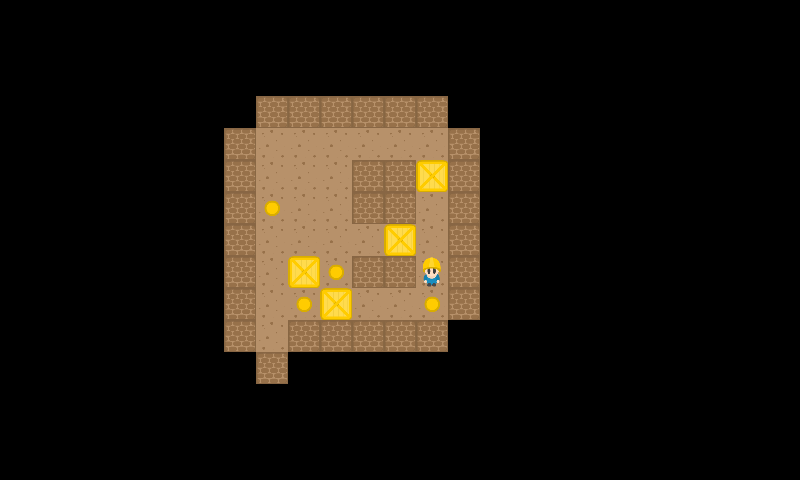

A 2D game scene composited from a Tiled map and its tileset images. What follows is a short description and the map's XML, with each tile layer's data collapsed to a summary:
An orthogonal 25x15 tile map with 32x32 px tiles, 2 tile layers (StaticMap, Objetos).

<map version="1.0" orientation="orthogonal" renderorder="right-down" width="25" height="15" tilewidth="32" tileheight="32">
 <tileset firstgid="1" source="Tileset.tsx" />
 <layer name="StaticMap" width="25" height="15">
  <data>[375 cells, 62 non-empty, 2 distinct tile ids]</data>
 </layer>
 <layer name="Objetos" width="25" height="15">
  <data>[375 cells, 9 non-empty, 3 distinct tile ids]</data>
 </layer>
</map>
